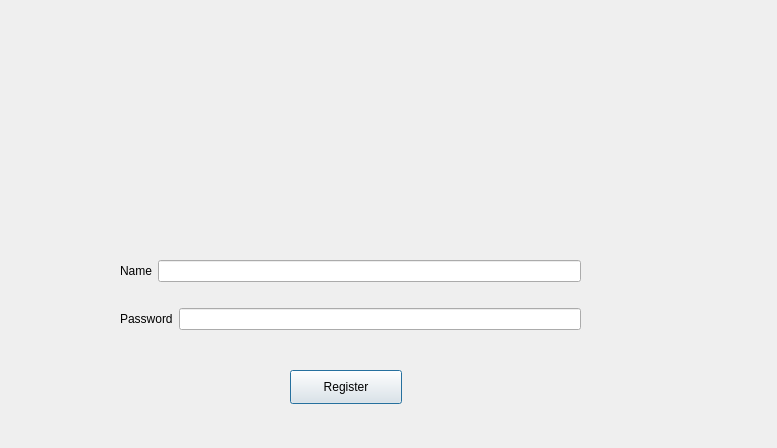
<?xml version="1.0" encoding="UTF-8"?>
<ui version="4.0">
 <class>registernewacc</class>
 <widget class="QDialog" name="registernewacc">
  <property name="geometry">
   <rect>
    <x>0</x>
    <y>0</y>
    <width>777</width>
    <height>448</height>
   </rect>
  </property>
  <property name="windowTitle">
   <string>Dialog</string>
  </property>
  <widget class="QLabel" name="label1">
   <property name="geometry">
    <rect>
     <x>250</x>
     <y>50</y>
     <width>241</width>
     <height>151</height>
    </rect>
   </property>
   <property name="text">
    <string/>
   </property>
  </widget>
  <widget class="QPushButton" name="pushButton">
   <property name="geometry">
    <rect>
     <x>290</x>
     <y>370</y>
     <width>112</width>
     <height>34</height>
    </rect>
   </property>
   <property name="text">
    <string>Register</string>
   </property>
  </widget>
  <widget class="QWidget" name="layoutWidget">
   <property name="geometry">
    <rect>
     <x>120</x>
     <y>240</y>
     <width>461</width>
     <height>111</height>
    </rect>
   </property>
   <layout class="QVBoxLayout" name="verticalLayout">
    <item>
     <layout class="QHBoxLayout" name="horizontalLayout">
      <item>
       <widget class="QLabel" name="label">
        <property name="text">
         <string>Name</string>
        </property>
       </widget>
      </item>
      <item>
       <widget class="QLineEdit" name="lineEdit"/>
      </item>
     </layout>
    </item>
    <item>
     <layout class="QHBoxLayout" name="horizontalLayout_2">
      <item>
       <widget class="QLabel" name="label_2">
        <property name="text">
         <string>Password</string>
        </property>
       </widget>
      </item>
      <item>
       <widget class="QLineEdit" name="lineEdit_2">
        <property name="echoMode">
         <enum>QLineEdit::Password</enum>
        </property>
       </widget>
      </item>
     </layout>
    </item>
   </layout>
  </widget>
 </widget>
 <resources/>
 <connections/>
</ui>
